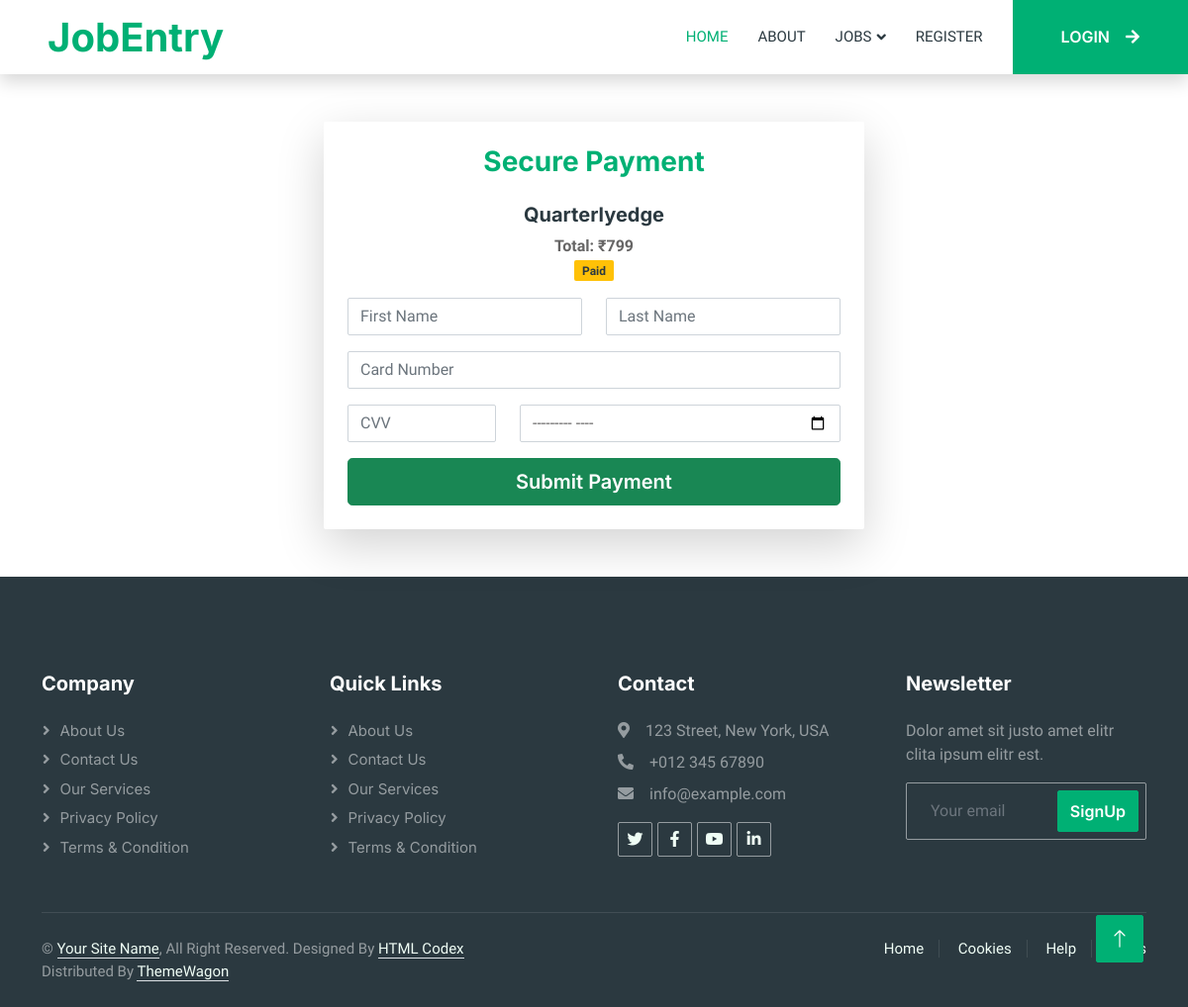
/Guest/paymentmain.php?cid=13, run on the app's committed database.
### tables this page shows
CREATE TABLE `tbl_paymentplan` (
  `payid` int(11) NOT NULL,
  `plan_id` int(11) NOT NULL,
  `jobseekerid` int(11) NOT NULL,
  `amount` int(11) NOT NULL,
  `status` varchar(30) NOT NULL,
  `renewaldate` date NOT NULL,
  `regdate` date NOT NULL
);

CREATE TABLE `tbl_plan` (
  `plan_id` int(11) NOT NULL,
  `plan_name` varchar(40) NOT NULL,
  `amount` int(11) NOT NULL,
  `duration` int(11) NOT NULL
);

### dboperation.php (called while the page is built, shortened)
<?php
class dboperation
{
    public $con,$res;
    function __construct()
    {
        $this->con=mysqli_connect("localhost","root","","db_jobportalfinal");
    }
    public function executequery($sql)
    {
        $this->res=mysqli_query($this->con,$sql);
        return $this->res;
    }
}
?>

### Guest/paymentmain.php (the view, shortened to what this page needs)
<?php include("header.php"); ?>
<?php
include_once("../dboperation.php");
$obj = new dboperation();
$jobseekerid = $_GET["cid"];
$sql = "SELECT p.payid, p.amount, p.status, pl.plan_name, pl.plan_id, pl.duration
        FROM tbl_paymentplan p
        INNER JOIN tbl_plan pl ON p.plan_id = pl.plan_id
        WHERE p.jobseekerid='$jobseekerid'";
$res = $obj->executequery($sql);
$row = mysqli_fetch_array($res);
?>
<div class="container my-5">
    <div class="row justify-content-center">
        <div class="col-md-6">
            <div class="card shadow-lg border-0">
                <div class="card-body p-4">
                    <h3 class="text-center text-primary mb-4">Secure Payment</h3>
                    <div class="text-center mb-3">
                        <h5><?php echo $row['plan_name']; ?></h5>
                        <p>
                            <strong>Total: ₹<?php echo $row['amount']; ?></strong><br>
                            <span class="badge bg-warning text-dark"><?php echo $row['status']; ?></span>
                        </p>
                    </div>
                    <form action="" method="post">
                        <div class="row mb-3">
                            <div class="col">
                                <input type="text" class="form-control" name="fname" placeholder="First Name" required>
                            </div>
                            <div class="col">
                                <input type="text" class="form-control" name="lname" placeholder="Last Name" required>
                            </div>
                        </div>
                        <div class="mb-3">
                            <input type="text" class="form-control" name="cardnumber" placeholder="Card Number" maxlength="16" required>
                        </div>
                        <div class="row mb-3">
                            <div class="col-4">
                                <input type="password" class="form-control" name="cvv" placeholder="CVV" maxlength="3" required>
                            </div>
                            <div class="col-8">
                                <input type="month" class="form-control" name="expiry" required>
                            </div>
                        </div>
                        <div class="d-grid">
                            <button type="submit" name="pay" class="btn btn-success btn-lg">Submit Payment</button>
                        </div>
                    </form>
                </div>
            </div>
        </div>
    </div>
</div>
<?php include("footer.php"); ?>

### Guest/css/style.css (style rules this page uses)
:root { --primary: #00B074; --secondary: #2B9BFF; --light: #EFFDF5; --dark: #2B3940; }
.btn { font-family: 'Inter', sans-serif; font-weight: 600; transition: .5s; }

### data on the page
tbl_paymentplan: plan.plan_name "Quarterlyedge", amount "799", status "Paid"
